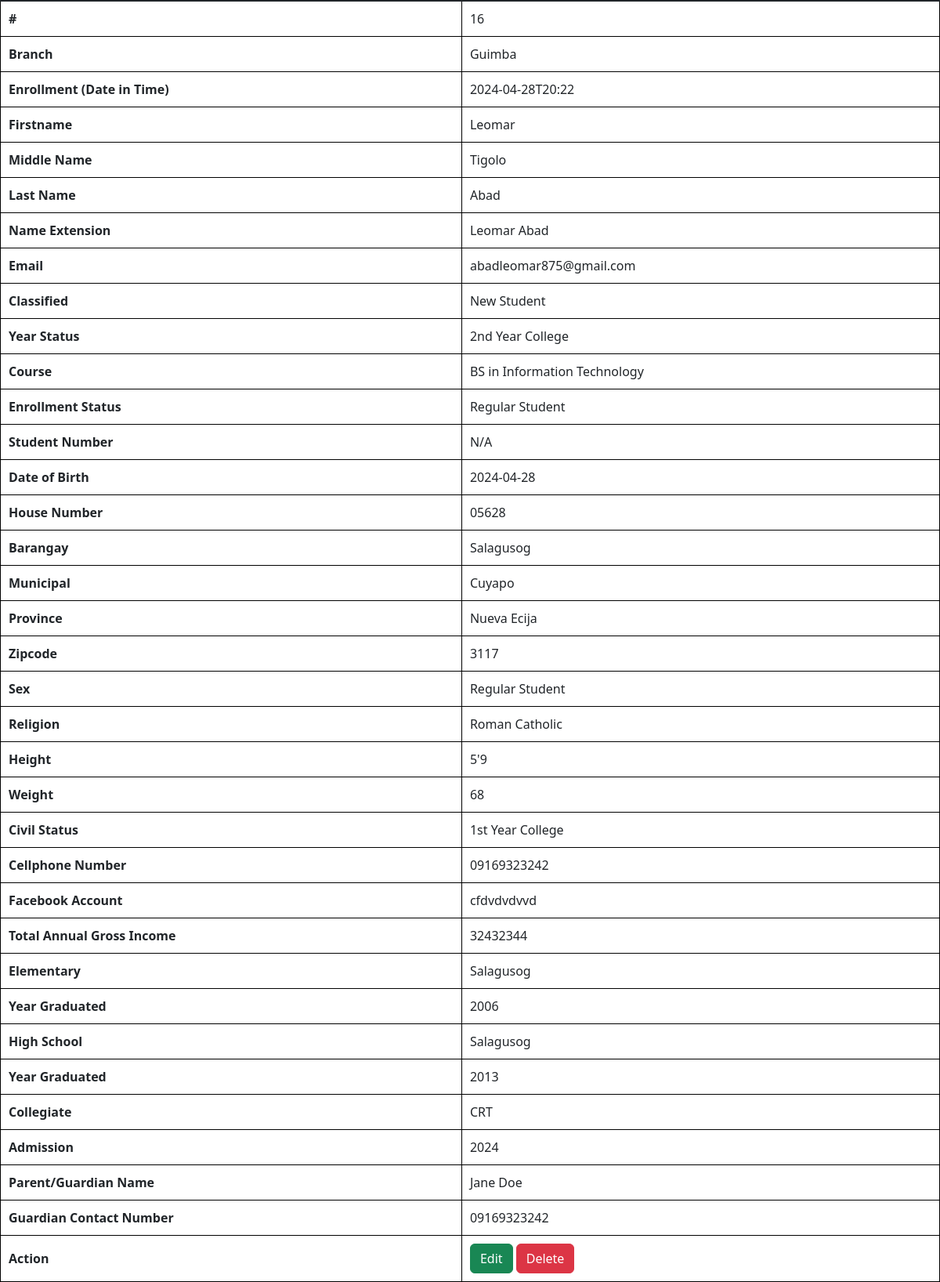
Page /view.php?view_id=16 on the committed database.
### tables this page shows
CREATE TABLE `college` (
  `id` int(11) NOT NULL,
  `username` varchar(100) NOT NULL,
  `password` varchar(100) NOT NULL,
  `email` varchar(100) NOT NULL,
  `Classified` varchar(100) NOT NULL,
  `year_status` varchar(100) NOT NULL,
  `course` varchar(100) NOT NULL,
  `enrollment_status` varchar(100) NOT NULL,
  `student_number` varchar(100) NOT NULL,
  `firstname` varchar(100) NOT NULL,
  `middle_name` varchar(100) NOT NULL,
  `lastname` varchar(100) NOT NULL,
  `name_extension` varchar(100) NOT NULL,
  `date_birth` varchar(100) NOT NULL,
  `house_number` varchar(100) NOT NULL,
  `barangay` varchar(100) NOT NULL,
  `municipal` varchar(100) NOT NULL,
  `province` varchar(100) NOT NULL,
  `zipcode` varchar(100) NOT NULL,
  `sex` varchar(100) NOT NULL,
  `religion` varchar(100) NOT NULL,
  `height` varchar(100) NOT NULL,
  `weigth` varchar(100) NOT NULL,
  `civil_status` varchar(100) NOT NULL,
  `cellhone_number` varchar(100) NOT NULL,
  `facebook_account` varchar(100) NOT NULL,
  `TotalAnnualGrossIncome` varchar(100) NOT NULL,
  `elementary` varchar(100) NOT NULL,
  `year_graduated` varchar(100) NOT NULL,
  `high_school` varchar(100) NOT NULL,
  `year_graduated_hs` varchar(100) NOT NULL,
  `collegiate` varchar(100) NOT NULL,
  `admission` varchar(100) NOT NULL,
  `parent` varchar(100) NOT NULL,
  `contact_number_parent` varchar(100) NOT NULL,
  `branch` varchar(100) NOT NULL,
  `date_time` varchar(100) NOT NULL
);

### view.php (the view, shortened to what this page needs)
<?php
$conn = connection();
?>
<!DOCTYPE html>
<html lang="en">
<head>
    <link href="https://cdn.jsdelivr.net/npm/bootstrap@5.3.3/dist/css/bootstrap.min.css" rel="stylesheet">
</head>
<body>
<div style="overflow-x:auto;">
    <table>
        <tbody class="table-group-divider">
            <?php
             $id = $_GET['view_id'];
                $sql = "SELECT * FROM `college` WHERE id = $id";
                $result = mysqli_query($conn, $sql);
                if(mysqli_num_rows($result) > 0){
                    while($row = mysqli_fetch_assoc($result)){
                        echo  '<tr>';
                        echo  '<th scope="row">#</th>'.
                            '<td>'.$row['id'].'</td>'.
                            '</tr>'.
                            '<tr>'.
                            '<th scope="row">Branch</th>'.
                            '<td>'.$row['branch'].'</td>'.
                            '</tr>'.
                            '<tr>'.
                            '<th scope="row">Enrollment (Date in Time)</th>'.
                            '<td>'.$row['date_time'].'</td>'.
                            '</tr>'.
                            '<tr>'.
                            '<th scope="row">Firstname</th>'.
                            '<td>'.$row['firstname'].'</td>'.
                            '</tr>'.
                            '<tr>'.
                            '<th scope="row">Middle Name</th>'.
                            '<td>'.$row['middle_name'].'</td>'.
                            '</tr>'.
                            '<tr>'.
                            '<th scope="row">Last Name</th>'.
                            '<td>'.$row['lastname'].'</td>'.
                            '</tr>'.
                            '<tr>'.
                            '<th scope="row">Name Extension</th>'.
                            '<td>'.$row['name_extension'].'</td>'.
                            '</tr>'.
                            '<tr>'.
                            '<th scope="row">Email</th>'.
                            '<td>'.$row['email'].'</td>'.
                            '</tr>'.
                            '<tr>'.
                            '<th scope="row">Classified</th>'.
                            '<td>'.$row['Classified'].'</td>'.
                            '</tr>'.
                            '<tr>'.
                            '<th scope="row">Year Status</th>'.
                            '<td>'.$row['year_status'].'</td>'.
                            '</tr>'.
                            '<tr>'.
                            '<th scope="row">Course</th>'.
                            '<td>'.$row['course'].'</td>'.
                            '</tr>'.
                            '<tr>'.
                            '<th scope="row">Enrollment Status</th>'.
                            '<td>'.$row['enrollment_status'].'</td>'.
                            '</tr>'.
                            '<tr>'.
                            '<th scope="row">Student Number</th>'.
                            '<td>'.$row['student_number'].'</td>'.
                            '</tr>'.
                            '<tr>'.
                            '<th scope="row">Date of Birth</th>'.
                            '<td>'.$row['date_birth'].'</td>'.
                            '</tr>'.
                            '<tr>'.
                            '<th scope="row">House Number</th>'.
                            '<td>'.$row['house_number'].'</td>'.
                            '</tr>'.
                            '<tr>'.
                            '<th scope="row">Barangay</th>'.
                            '<td>'.$row['barangay'].'</td>'.
                            '</tr>'.
                            '<tr>'.
                            '<th scope="row">Municipal</th>'.
                            '<td>'.$row['municipal'].'</td>'.
                            '</tr>'.
                            '<tr>'.
                            '<th scope="row">Province</th>'.
                            '<td>'.$row['province'].'</td>'.
                            '</tr>'.
                            '<tr>'.
                            '<th scope="row">Zipcode</th>'.
                            '<td>'.$row['zipcode'].'</td>'.
                            '</tr>'.
                            '<tr>'.
                            '<th scope="row">Sex</th>'.
                            '<td>'.$row['sex'].'</td>'.
                            '</tr>'.
                            '<tr>'.
                            '<th scope="row">Religion</th>'.
                            '<td>'.$row['religion'].'</td>'.
                            '</tr>'.
                            '<tr>'.
                            '<th scope="row">Height</th>'.
                            '<td>'.$row['height'].'</td>'.
                            '</tr>'.
                            '<tr>'.
                            '<th scope="row">Weight</th>'.
                            '<td>'.$row['weigth'].'</td>'.
                            '</tr>'.
                            '<tr>'.
                            '<th scope="row">Civil Status</th>'.
                            '<td>'.$row['civil_status'].'</td>'.
                            '</tr>'.
                            '<tr>'.
                            '<th scope="row">Cellphone Number</th>'.
                            '<td>'.$row['cellhone_number'].'</td>'.
                            '</tr>'.
                            '<tr>'.
                            '<th scope="row">Facebook Account</th>'.
                            '<td>'.$row['facebook_account'].'</td>'.
                            '</tr>'.
                            '<tr>'.
                            '<th scope="row">Total Annual Gross Income</th>'.
                            '<td>'.$row['TotalAnnualGrossIncome'].'</td>'.
                            '</tr>'.
                            '<tr>'.
                            '<th scope="row">Elementary</th>'.
                            '<td>'.$row['elementary'].'</td>'.
                            '</tr>'.
                            '<tr>'.
                            '<th scope="row">Year Graduated</th>'.
                            '<td>'.$row['year_graduated'].'</td>'.
                            '</tr>'.
                            '<tr>'.
                            '<th scope="row">High School</th>'.
                            '<td>'.$row['high_school'].'</td>'.
                            '</tr>'.
                            '<tr>'.
                            '<th scope="row">Year Graduated</th>'.
                            '<td>'.$row['year_graduated_hs'].'</td>'.
                            '</tr>'.
                            '<tr>'.
                            '<th scope="row">Collegiate</th>'.
                            '<td>'.$row['collegiate'].'</td>'.
                            '</tr>'.
                            '<tr>'.
                            '<th scope="row">Admission</th>'.
                            '<td>'.$row['admission'].'</td>'.
                            '</tr>'.
                            '<tr>'.
                            '<th scope="row">Parent/Guardian Name</th>'.
                            '<td>'.$row['parent'].'</td>'.
                            '</tr>'.
                            '<tr>'.
                            '<th scope="row">Guardian Contact Number</th>'.
                            '<td>'.$row['contact_number_parent'].'</td>'.
                            '</tr>'.
                            '<tr>'.
                            '<th scope="row">Action</th>'.
                            '<td>'.'<a class="btn btn-success" href="edit.php?edit_id='.$row['id'].'">Edit</a>'.'  '.'<a class="btn btn-danger" href="delete.php?delete_id='.$row['id'].'">Delete</a>'.'</td>'.
                            '</tr>';
                    }
                }
            ?>
        </tbody>
    </table>
</div>
</body>
</html>

### view.php (style rules this page uses)
table { width: 100%; }
th, td { padding: 10px; border: 1px solid black; text-align: left; }

### rows in the picture
college: id "16", branch "Guimba", date_time "2024-04-28T20:22", firstname "Leomar", middle_name "Tigolo", lastname "Abad", name_extension "Leomar Abad", email "abadleomar875@gmail.com", Classified "New Student", year_status "2nd Year College", course "BS in Information Technology", enrollment_status "Regular Student", student_number "N/A", date_birth "2024-04-28", house_number "05628", barangay "Salagusog", municipal "Cuyapo", province "Nueva Ecija", zipcode "3117", sex "Regular Student", religion "Roman Catholic", height "5'9", weigth "68", civil_status "1st Year College", cellhone_number "09169323242", facebook_account "cfdvdvdvvd", TotalAnnualGrossIncome "32432344", elementary "Salagusog", year_graduated "2006", high_school "Salagusog", year_graduated_hs "2013", collegiate "CRT", admission "2024", parent "Jane Doe", contact_number_parent "09169323242"
